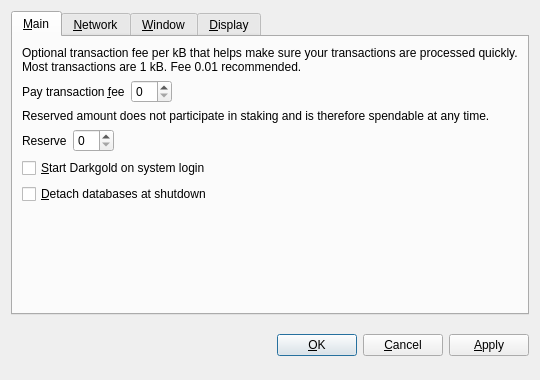
<?xml version="1.0" encoding="UTF-8"?>
<ui version="4.0">
 <class>OptionsDialog</class>
 <widget class="QDialog" name="OptionsDialog">
  <property name="geometry">
   <rect>
    <x>0</x>
    <y>0</y>
    <width>540</width>
    <height>380</height>
   </rect>
  </property>
  <property name="windowTitle">
   <string>Options</string>
  </property>
  <property name="modal">
   <bool>true</bool>
  </property>
  <layout class="QVBoxLayout" name="verticalLayout">
   <item>
    <widget class="QTabWidget" name="tabWidget">
     <property name="tabPosition">
      <enum>QTabWidget::North</enum>
     </property>
     <property name="currentIndex">
      <number>0</number>
     </property>
     <widget class="QWidget" name="tabMain">
      <attribute name="title">
       <string>&amp;Main</string>
      </attribute>
      <layout class="QVBoxLayout" name="verticalLayout_Main">
       <item>
        <widget class="QLabel" name="transactionFeeInfoLabel">
         <property name="text">
          <string>Optional transaction fee per kB that helps make sure your transactions are processed quickly. Most transactions are 1 kB. Fee 0.01 recommended.</string>
         </property>
         <property name="textFormat">
          <enum>Qt::PlainText</enum>
         </property>
         <property name="wordWrap">
          <bool>true</bool>
         </property>
        </widget>
       </item>
       <item>
        <layout class="QHBoxLayout" name="horizontalLayoutFee">
         <item>
          <widget class="QLabel" name="transactionFeeLabel">
           <property name="text">
            <string>Pay transaction &amp;fee</string>
           </property>
           <property name="textFormat">
            <enum>Qt::PlainText</enum>
           </property>
           <property name="buddy">
            <cstring>transactionFee</cstring>
           </property>
          </widget>
         </item>
         <item>
          <widget class="BitcoinAmountField" name="transactionFee"/>
         </item>
         <item>
          <spacer name="horizontalSpacerFee">
           <property name="orientation">
            <enum>Qt::Horizontal</enum>
           </property>
           <property name="sizeHint" stdset="0">
            <size>
             <width>40</width>
             <height>20</height>
            </size>
           </property>
          </spacer>
         </item>
        </layout>
       </item>
       <item>
        <widget class="QLabel" name="reserveBalanceInfoLabel">
         <property name="text">
          <string>Reserved amount does not participate in staking and is therefore spendable at any time.</string>
         </property>
         <property name="textFormat">
          <enum>Qt::PlainText</enum>
         </property>
         <property name="wordWrap">
          <bool>true</bool>
         </property>
        </widget>
       </item>
       <item>
        <layout class="QHBoxLayout" name="horizontalLayoutReserveBalance">
         <item>
          <widget class="QLabel" name="reserveBalanceLabel">
           <property name="text">
            <string>Reserve</string>
           </property>
           <property name="textFormat">
            <enum>Qt::PlainText</enum>
           </property>
           <property name="buddy">
            <cstring>reserveBalance</cstring>
           </property>
          </widget>
         </item>
         <item>
          <widget class="BitcoinAmountField" name="reserveBalance"/>
         </item>
         <item>
          <spacer name="horizontalSpacerReserveBalance">
           <property name="orientation">
            <enum>Qt::Horizontal</enum>
           </property>
           <property name="sizeHint" stdset="0">
            <size>
             <width>40</width>
             <height>20</height>
            </size>
           </property>
          </spacer>
         </item>
        </layout>
       </item>
       <item>
        <widget class="QCheckBox" name="bitcoinAtStartup">
         <property name="toolTip">
          <string>Automatically start Darkgold after logging in to the system.</string>
         </property>
         <property name="text">
          <string>&amp;Start Darkgold on system login</string>
         </property>
        </widget>
       </item>
       <item>
        <widget class="QCheckBox" name="detachDatabases">
         <property name="toolTip">
          <string>Detach block and address databases at shutdown. This means they can be moved to another data directory, but it slows down shutdown. The wallet is always detached.</string>
         </property>
         <property name="text">
          <string>&amp;Detach databases at shutdown</string>
         </property>
        </widget>
       </item>
       <item>
        <spacer name="verticalSpacer_Main">
         <property name="orientation">
          <enum>Qt::Vertical</enum>
         </property>
         <property name="sizeHint" stdset="0">
          <size>
           <width>20</width>
           <height>40</height>
          </size>
         </property>
        </spacer>
       </item>
      </layout>
     </widget>
     <widget class="QWidget" name="tabNetwork">
      <attribute name="title">
       <string>&amp;Network</string>
      </attribute>
      <layout class="QVBoxLayout" name="verticalLayout_Network">
       <item>
        <widget class="QCheckBox" name="mapPortUpnp">
         <property name="toolTip">
          <string>Automatically open the Darkgold client port on the router. This only works when your router supports UPnP and it is enabled.</string>
         </property>
         <property name="text">
          <string>Map port using &amp;UPnP</string>
         </property>
        </widget>
       </item>
       <item>
        <widget class="QCheckBox" name="connectSocks">
         <property name="toolTip">
          <string>Connect to the Darkgold network through a SOCKS proxy (e.g. when connecting through Tor).</string>
         </property>
         <property name="text">
          <string>&amp;Connect through SOCKS proxy:</string>
         </property>
        </widget>
       </item>
       <item>
        <layout class="QHBoxLayout" name="horizontalLayout_Network">
         <item>
          <widget class="QLabel" name="proxyIpLabel">
           <property name="text">
            <string>Proxy &amp;IP:</string>
           </property>
           <property name="textFormat">
            <enum>Qt::PlainText</enum>
           </property>
           <property name="buddy">
            <cstring>proxyIp</cstring>
           </property>
          </widget>
         </item>
         <item>
          <widget class="QValidatedLineEdit" name="proxyIp">
           <property name="maximumSize">
            <size>
             <width>140</width>
             <height>16777215</height>
            </size>
           </property>
           <property name="toolTip">
            <string>IP address of the proxy (e.g. 127.0.0.1)</string>
           </property>
          </widget>
         </item>
         <item>
          <widget class="QLabel" name="proxyPortLabel">
           <property name="text">
            <string>&amp;Port:</string>
           </property>
           <property name="textFormat">
            <enum>Qt::PlainText</enum>
           </property>
           <property name="buddy">
            <cstring>proxyPort</cstring>
           </property>
          </widget>
         </item>
         <item>
          <widget class="QLineEdit" name="proxyPort">
           <property name="maximumSize">
            <size>
             <width>55</width>
             <height>16777215</height>
            </size>
           </property>
           <property name="toolTip">
            <string>Port of the proxy (e.g. 9050)</string>
           </property>
          </widget>
         </item>
         <item>
          <widget class="QLabel" name="socksVersionLabel">
           <property name="text">
            <string>SOCKS &amp;Version:</string>
           </property>
           <property name="textFormat">
            <enum>Qt::PlainText</enum>
           </property>
           <property name="buddy">
            <cstring>socksVersion</cstring>
           </property>
          </widget>
         </item>
         <item>
          <widget class="QValueComboBox" name="socksVersion">
           <property name="toolTip">
            <string>SOCKS version of the proxy (e.g. 5)</string>
           </property>
          </widget>
         </item>
         <item>
          <spacer name="horizontalSpacer_Network">
           <property name="orientation">
            <enum>Qt::Horizontal</enum>
           </property>
           <property name="sizeHint" stdset="0">
            <size>
             <width>40</width>
             <height>20</height>
            </size>
           </property>
          </spacer>
         </item>
        </layout>
       </item>
       <item>
        <spacer name="verticalSpacer_Network">
         <property name="orientation">
          <enum>Qt::Vertical</enum>
         </property>
         <property name="sizeHint" stdset="0">
          <size>
           <width>20</width>
           <height>40</height>
          </size>
         </property>
        </spacer>
       </item>
      </layout>
     </widget>
     <widget class="QWidget" name="tabWindow">
      <attribute name="title">
       <string>&amp;Window</string>
      </attribute>
      <layout class="QVBoxLayout" name="verticalLayout_Window">
       <item>
        <widget class="QCheckBox" name="minimizeToTray">
         <property name="toolTip">
          <string>Show only a tray icon after minimizing the window.</string>
         </property>
         <property name="text">
          <string>&amp;Minimize to the tray instead of the taskbar</string>
         </property>
        </widget>
       </item>
       <item>
        <widget class="QCheckBox" name="minimizeOnClose">
         <property name="toolTip">
          <string>Minimize instead of exit the application when the window is closed. When this option is enabled, the application will be closed only after selecting Quit in the menu.</string>
         </property>
         <property name="text">
          <string>M&amp;inimize on close</string>
         </property>
        </widget>
       </item>
       <item>
        <spacer name="verticalSpacer_Window">
         <property name="orientation">
          <enum>Qt::Vertical</enum>
         </property>
         <property name="sizeHint" stdset="0">
          <size>
           <width>20</width>
           <height>40</height>
          </size>
         </property>
        </spacer>
       </item>
      </layout>
     </widget>
     <widget class="QWidget" name="tabDisplay">
      <attribute name="title">
       <string>&amp;Display</string>
      </attribute>
      <layout class="QVBoxLayout" name="verticalLayout_Display">
       <item>
        <layout class="QHBoxLayout" name="horizontalLayout_1_Display">
         <item>
          <widget class="QLabel" name="langLabel">
           <property name="text">
            <string>User Interface &amp;language:</string>
           </property>
           <property name="textFormat">
            <enum>Qt::PlainText</enum>
           </property>
           <property name="buddy">
            <cstring>lang</cstring>
           </property>
          </widget>
         </item>
         <item>
          <widget class="QValueComboBox" name="lang">
           <property name="toolTip">
            <string>The user interface language can be set here. This setting will take effect after restarting Darkgold.</string>
           </property>
          </widget>
         </item>
        </layout>
       </item>
       <item>
        <layout class="QHBoxLayout" name="horizontalLayout_2_Display">
         <item>
          <widget class="QLabel" name="unitLabel">
           <property name="text">
            <string>&amp;Unit to show amounts in:</string>
           </property>
           <property name="textFormat">
            <enum>Qt::PlainText</enum>
           </property>
           <property name="buddy">
            <cstring>unit</cstring>
           </property>
          </widget>
         </item>
         <item>
          <widget class="QValueComboBox" name="unit">
           <property name="toolTip">
            <string>Choose the default subdivision unit to show in the interface and when sending coins.</string>
           </property>
          </widget>
         </item>
        </layout>
       </item>
       <item>
        <widget class="QCheckBox" name="displayAddresses">
         <property name="toolTip">
          <string>Whether to show Darkgold addresses in the transaction list or not.</string>
         </property>
         <property name="text">
          <string>&amp;Display addresses in transaction list</string>
         </property>
        </widget>
       </item>
       <item>
        <widget class="QCheckBox" name="coinControlFeatures">
         <property name="toolTip">
          <string>Whether to show coin control features or not.</string>
         </property>
         <property name="text">
          <string>Display coin &amp;control features (experts only!)</string>
         </property>
        </widget>
       </item>
       <item>
        <spacer name="verticalSpacer_Display">
         <property name="orientation">
          <enum>Qt::Vertical</enum>
         </property>
         <property name="sizeHint" stdset="0">
          <size>
           <width>20</width>
           <height>40</height>
          </size>
         </property>
        </spacer>
       </item>
      </layout>
     </widget>
    </widget>
   </item>
   <item>
    <layout class="QHBoxLayout" name="horizontalLayout_Buttons">
     <item>
      <spacer name="horizontalSpacer_1">
       <property name="orientation">
        <enum>Qt::Horizontal</enum>
       </property>
       <property name="sizeHint" stdset="0">
        <size>
         <width>40</width>
         <height>48</height>
        </size>
       </property>
      </spacer>
     </item>
     <item>
      <widget class="QLabel" name="statusLabel">
       <property name="font">
        <font>
         <weight>75</weight>
         <bold>true</bold>
        </font>
       </property>
       <property name="text">
        <string/>
       </property>
       <property name="textFormat">
        <enum>Qt::PlainText</enum>
       </property>
       <property name="wordWrap">
        <bool>true</bool>
       </property>
      </widget>
     </item>
     <item>
      <spacer name="horizontalSpacer_2">
       <property name="orientation">
        <enum>Qt::Horizontal</enum>
       </property>
       <property name="sizeHint" stdset="0">
        <size>
         <width>40</width>
         <height>48</height>
        </size>
       </property>
      </spacer>
     </item>
     <item>
      <widget class="QPushButton" name="okButton">
       <property name="text">
        <string>&amp;OK</string>
       </property>
      </widget>
     </item>
     <item>
      <widget class="QPushButton" name="cancelButton">
       <property name="text">
        <string>&amp;Cancel</string>
       </property>
       <property name="autoDefault">
        <bool>false</bool>
       </property>
      </widget>
     </item>
     <item>
      <widget class="QPushButton" name="applyButton">
       <property name="text">
        <string>&amp;Apply</string>
       </property>
       <property name="autoDefault">
        <bool>false</bool>
       </property>
      </widget>
     </item>
    </layout>
   </item>
  </layout>
 </widget>
 <customwidgets>
  <customwidget>
   <class>BitcoinAmountField</class>
   <extends>QSpinBox</extends>
   <header>bitcoinamountfield.h</header>
  </customwidget>
  <customwidget>
   <class>QValueComboBox</class>
   <extends>QComboBox</extends>
   <header>qvaluecombobox.h</header>
  </customwidget>
  <customwidget>
   <class>QValidatedLineEdit</class>
   <extends>QLineEdit</extends>
   <header>qvalidatedlineedit.h</header>
  </customwidget>
 </customwidgets>
 <resources/>
 <connections/>
</ui>
